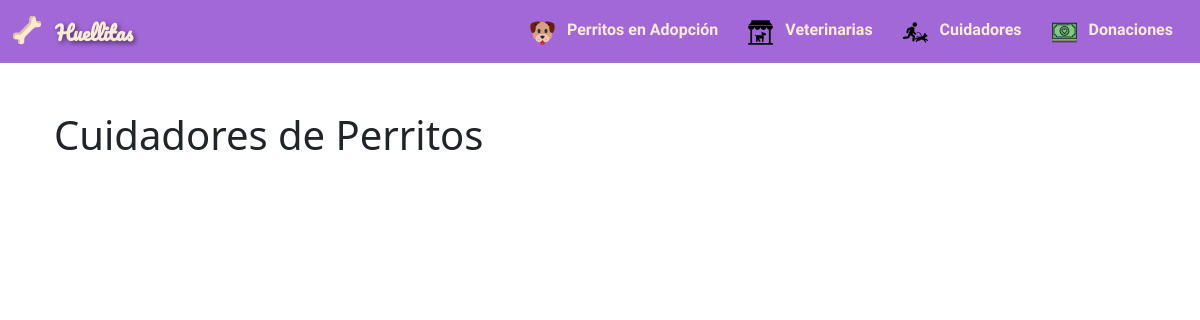
Page /lista_cuidadores/ on the earlier database version.
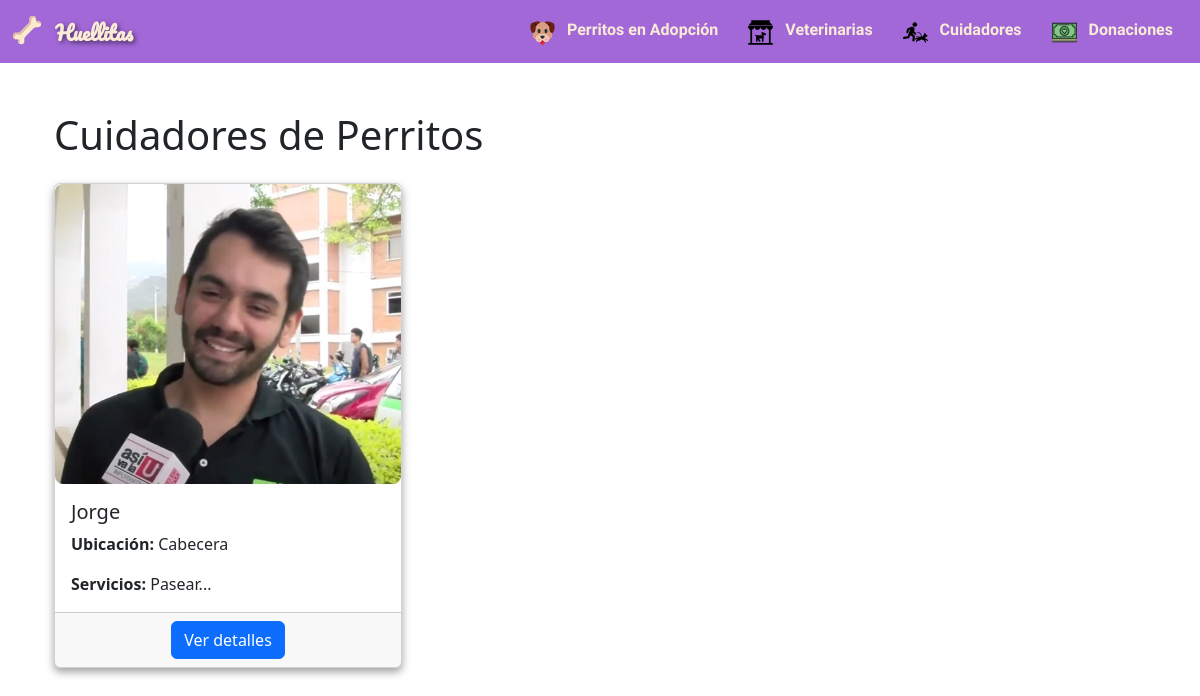
Same page on the later database version.
### perritos/models.py (models this page shows, shortened)
class Cuidador(models.Model):
    nombre = models.CharField(max_length=100)
    ubicacion = models.CharField(max_length=200)
    telefono = models.CharField(max_length=20)
    correo = models.EmailField()
    experiencia = models.TextField()
    servicios = models.TextField()
    tarifas = models.CharField(max_length=100, blank=True)
    foto_perfil = models.ImageField(upload_to='cuidadores/', blank=True)

### perritos/views.py (the view)
# urls.py: path('lista_cuidadores/', views.lista_cuidadores, name='lista_cuidadores'),
def lista_cuidadores(request):
    cuidadores = Cuidador.objects.all()
    return render(request, 'perritos/lista_cuidadores.html', {'cuidadores': cuidadores})

### perritos/templates/perritos/lista_cuidadores.html
{% extends 'perritos/base.html' %}
{% block content %}
<div class="container mt-5">
    <h1 class="mb-4">Cuidadores de Perritos</h1>
    <div class="row g-4">
      {% for cuidador in cuidadores %}
        <div class="col-md-4">
            <div class="card h-100">
                <img src="{{ cuidador.foto_perfil.url }}" class="img-fluid-rounded-shadow" alt="{{ cuidador.nombre }}">
                <div class="card-body">
                    <h5 class="card-title">{{ cuidador.nombre }}</h5>
                    <p class="card-text"><strong>Ubicación:</strong> {{ cuidador.ubicacion }}</p>
                    <p class="card-text"><strong>Servicios:</strong> {{ cuidador.servicios|slice:":100" }}...</p>
                </div>
                <div class="card-footer text-center">
                    <a href="/lista_cuidadores/{{ cuidador.id }}/" class="btn btn-primary">Ver detalles</a>
                </div>
            </div>
        </div>
      {% endfor %}
    </div>
</div>
{% endblock %}

### perritos/templates/perritos/base.html (shortened to what this page needs)
<!DOCTYPE html>
<html lang="en">
<head>
  {% load static %}
  <link rel="stylesheet" href="{% static 'styles/styles.css' %}">
  <link href="https://cdn.jsdelivr.net/npm/bootstrap@5.3.0-alpha1/dist/css/bootstrap.min.css" rel="stylesheet">
</head>
<body>
    {% include 'perritos/navbar.html' %}
  <div class="container">
    {% block content %}
    {% endblock %}
  </div>
</body>
</html>

### perritos/templates/perritos/navbar.html (shortened to what this page needs)
<nav class="navbar navbar-expand-lg">
    <div class="container-fluid">
      <a class="navbar-brand" href="/">
        <img src="/media/icons/huesito.svg" alt="Logo" width="30" height="30" class="d-inline-block align-text-top me-2">
        Huellitas
      </a>
      <div class="collapse navbar-collapse justify-content-center" id="navbarNav">
        <ul class="navbar-nav ms-auto">
          <li class="nav-item">
            <a class="nav-link" href="/lista_perritos/">
              <img src="/media/icons/dog.svg" alt="Logo" width="25" height="25" class="d-inline-block align-text-top me-2">
              Perritos en Adopción
            </a>
          </li>
          <li class="nav-item">
            <a class="nav-link" href="/veterinarias/">
              <img src="/media/icons/vet.svg" alt="Logo" width="25" height="25" class="d-inline-block align-text-top me-2">
              Veterinarias</a>
          </li>
          <li class="nav-item">
            <a class="nav-link" href="/lista_cuidadores/">
              <img src="/media/icons/cuidador.svg" alt="Logo" width="25" height="25" class="d-inline-block align-text-top me-2">
              Cuidadores</a>
          </li>
          <li class="nav-item">
            <a class="nav-link" href="/donaciones/">
              <img src="/media/icons/donation.svg" alt="Logo" width="25" height="25" class="d-inline-block align-text-top me-2">
              Donaciones</a>
          </li>
        </ul>
      </div>
    </div>
  </nav>

### static/styles/styles.css (style rules this page uses)
.img-fluid-rounded-shadow { width: 100%; height: 350px; object-fit: cover; border-radius: 8px; }
.h-100 { box-shadow: 0px 4px 8px rgba(0, 0, 0, 0.375); }
a.navbar-brand { font-family: 'Pacifico', sans-serif; text-shadow: 2px 2px 5px rgba(0, 0, 0, 0.5); color: antiquewhite; font-weight: 700; }
#navbarNav { font-family: 'Livvic', sans-serif; font-weight:700; font-size: medium; }
a.nav-link { display: block !important; padding: 10px 15px !important; color: antiquewhite; width: 100% !important; height: 100% !important; }
.navbar-expand-lg { background-color: rgb(162, 104, 216) !important; }
.img-fluid-rounded-shadow { width: 100%; height: 300px; object-fit: cover; border-radius: 8px; }

Differences in the rows shown:
added Cuidador: foto_perfil (picture), nombre "Jorge", ubicacion "Cabecera", servicios "Pasear"
